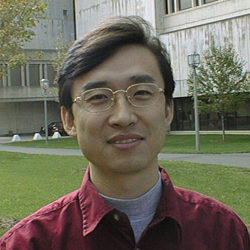
%> input picture Assignment2/IDPicture.bmp, 250 x 250 px
$ octave Assignment2.m   (GNU Octave 9; MATLAB toolbox functions it lacks are replaced by stand-ins)
%> lines starting %> are read from the running program, lines starting %| are printed output that depends on the picture
%===================================================
% Computer Vision Programming Assignment 2
%
% Student: Shirong Zheng
%
% City College of New York
%===================================================

% ---------------- Question 1 ------------------------
%    Generate the histogram of the image you are using, and then
%    perform a number of histogram operations (such as contrast enhancement,
%    thresholding and equalization) to make the image visually better for either
%    viewing or processing (10 points).  If it is a color image,  please first turn
%    it into an intensity image and then generate its histogram.  Try to display
%    your histogram (5 points), and make some observations of the image based on
%    its histogram (5 points). What are the general distributions of the intensity
%    values? How many major peaks and valleys does your histogram have? How could
%    you use the histogram to understand, analyze or segment the image? Please also
%    display the histograms of the processed images and provide a few important observations.
InputImage = 'IDPicture.bmp';
C1 = imread(InputImage);
%> C1 is the input picture: size 250x250x3 uint8; mean R, G, B 110.8, 107.1, 91.7
[ROWS COLS CHANNELS] = size(C1);
%> ROWS = 250; COLS = 250; CHANNELS = 3
CR1 =uint8(zeros(ROWS, COLS, CHANNELS));
for band = 1 : CHANNELS,
    CR1(:,:,band) = (C1(:,:,1));
end
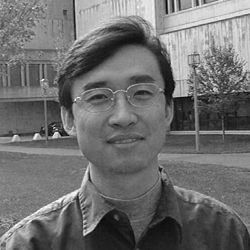
%> CR1: size 250x250x3 uint8; min 6, max 255, mean 110.8
CG1 =uint8(zeros(ROWS, COLS, CHANNELS));
for band = 1 : CHANNELS,
    CG1(:,:,band) = (C1(:,:,2));
end
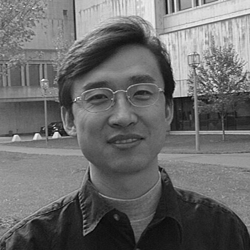
%> CG1: size 250x250x3 uint8; min 3, max 255, mean 107.1
CB1 =uint8(zeros(ROWS, COLS, CHANNELS));
for band = 1 : CHANNELS,
    CB1(:,:,band) = (C1(:,:,3));
end
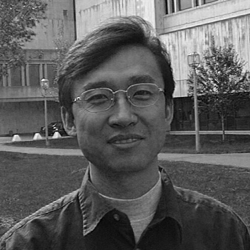
%> CB1: size 250x250x3 uint8; min 1, max 255, mean 91.7
Intensity=0.2999*CR1+0.587*CG1+0.114*CB1;
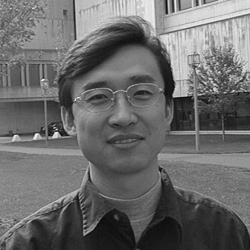
%> Intensity: size 250x250x3 uint8; min 8, max 253, mean 106.6
image(Intensity),title('Intensity Image');
figure();
I=(zeros(256,1));
for i= 1:250
    for j=1:250;
       I((Intensity(i,j)+1))=I((Intensity(i,j)+1))+1;
    end
end
%> after the loop, I = 256 values, max 767 at index 128, min 0 at index 1, mean 244.1
x=1:256;
bar(x,I),title('Histogram')
%> after `title('Histogram')`:
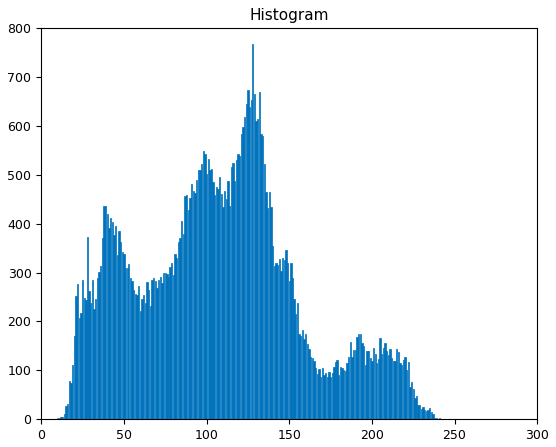
%> figure redrawn from the program's plot data; tallest bar 767 high, from x = 127.6 to 128.4

% Histogram Equalization
GIm=imread(InputImage);
[x, y ,m]=size(GIm);
%> x = 250; y = 250; m = 3
if m==3
    GIm=rgb2gray(GIm);
end
inf=whos('GIm');
Isize=0;
if inf.class=='uint8'
    Isize=256;
    else if inf.class=='uint68'
        Isize=65565;
        end
end
HIm=uint8(zeros(size(GIm,1),size(GIm,2)));
freq=zeros(256,1);
probf=zeros(256,1);
probc=zeros(256,1);
cum=zeros(256,1);
output=zeros(256,1);
freq=imhist(GIm);
%> freq = 256 values, max 730 at index 128, min 0 at index 1, mean 244.1
sum=0;
no_bins=255;
probc=cumsum(freq)/numel(GIm);
%> probc = 256 values from 0 to 1
output=round(probc*no_bins);
%> output = 256 values from 0 to 255
HIm(:)=output(GIm(:)+1);
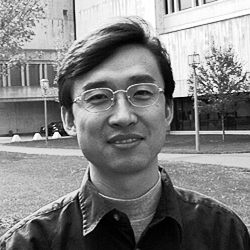
%> HIm: size 250x250 uint8; min 0, max 255, mean 128.3
figure
subplot(2,2,1)
imshow(GIm);
title('Original Image');
subplot(2,2,2)
imshow(HIm);
title('Image Equalization');
subplot(2,2,3)
imhist(GIm);
title('Original');
subplot(2,2,4)
imhist(HIm);
title('Histogram Equalization');
figure
subplot(2,2,1)
imshow(histeq(GIm));
title('Matlab Equalization');
subplot(2,2,2)
imshow(HIm);
title('Code Equalization');
subplot(2,2,3)
imhist(histeq(GIm));
title('Hist Matlab Equation');
subplot(2,2,4)
imhist(HIm);
title('Hist Code Equation');
figure
subplot(2,2,1)
imshow(GIm);
title('Original');
subplot(2,2,2)
imshow(HIm);
title('Image Equalization');
x=(1:Isize);
subplot(2,2,3)
plot(x,output);
title('Transform Function');
subplot(2,2,4)
plot(x,freq);
title('Transform Function');
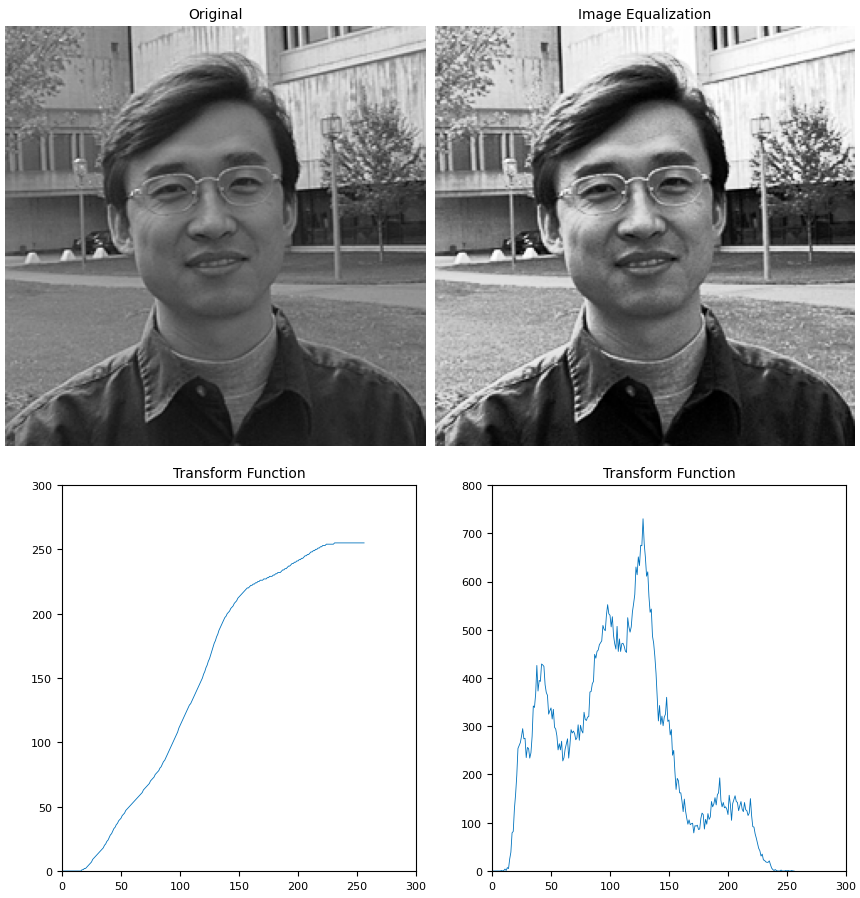
%> figure redrawn from the program's plot data, 4 panels

%Thresholding
Thresholding = uint8(zeros(250, 250));
for i = 1:250
    for j = 1:250
%> (the run ends here)
